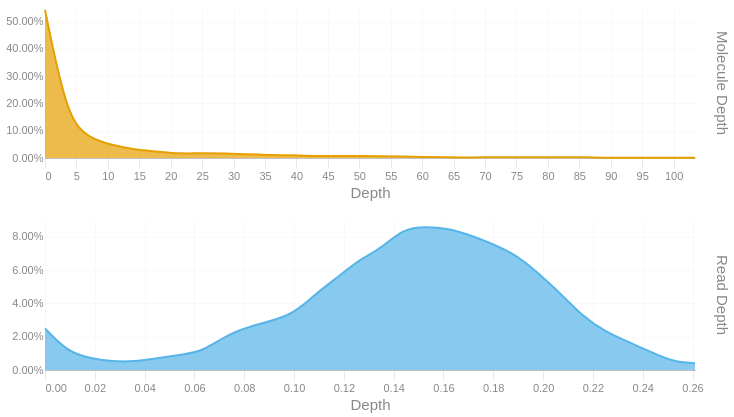

The cell this chart's notebook holds for it:
### Code cell
readdep = depth_hist(tb['Read Depth'], q99, 3)
readdep = readdep.with_columns(pl.lit('Read Depth').alias('Metric'))
if not SKIPLR:
    moldep = depth_hist(tb['Molecule Depth'], mol_q99, 1)
    moldep = moldep.with_columns(pl.lit('Molecule Depth').alias('Metric'))
    _hist = pl.concat([readdep, moldep])
    _hist = _hist.filter(pl.col('Proportion') != 0)
    with SafeRender(_hist):
        (
            alt.Chart(_hist)        
            .mark_area(interpolate = "basis")
            .encode(
                x=alt.X('Bin:Q').scale(domainMin=0).axis(alt.Axis(title='Depth')),
                y = alt.Y('Proportion:Q', title = None).axis(format = '.2%'),
                color = alt.Color('Metric:N').legend(None),
                row = alt.Row("Metric:N").header(title = None, labelOrient = 'right'),
                tooltip = [
                    alt.Tooltip("Metric:N", title = "Metric"),
                    alt.Tooltip('Interval:N', title = "Depth Interval"),
                    alt.Tooltip('Proportion:Q', title = "% Alignments").format('.2%')
                ]
            )
            .resolve_scale(x='independent', y='independent')
            .properties(
                height = 150, width = 650,
                usermeta={'embedOptions': {'downloadFileName': f'{samplename}.depth.hist'}}
            )
        ).display()
else:
    readdep = readdep.filter(pl.col('Proportion') != 0)
    with SafeRender(readdep):
        (
            alt.Chart(readdep)        
            .mark_area(interpolate = "basis")
            .encode(
                x=alt.X('Bin:Q').scale(domainMin=0).axis(alt.Axis(title='Depth')),
                y = alt.Y('Proportion:Q', title = None).axis(format = '.2%'),
                tooltip = [
                    alt.Tooltip('Interval:N', title = "Depth Interval"),
                    alt.Tooltip('Proportion:Q', title = "% Alignments").format('.2%')
                ]
            )
            .properties(
                usermeta={'embedOptions': {'downloadFileName': f'{samplename}.depth.hist'}}
            )
        ).display()

### Figure 1 — Vega-Lite specification as saved in the notebook (floating-point values rounded to 4 significant figures)
{"width": 650, "height": 150, "config": {"title": {"anchor": "start", "dy": -15, "fontSize": 18, "color": "#888888", "subtitleColor": "#888888", "subtitleFontSize": 14}, "arc": {"fill": "#0072B2"}, "axis": {"domainColor": "#888888", "domainWidth": 0.5, "gridWidth": 0.2, "grid": false, "titleFontWeight": 400, "titleFontSize": 15, "labelFontSize": 11, "labelColor": "#888888", "tickColor": "#888888", "tickWidth": 0.2, "titleColor": "#888888"}, "axisBand": {"grid": false}, "axisX": {"grid": true, "tickSize": 10, "domainCap": "round"}, "axisY": {"domain": false, "grid": true, "tickSize": 0, "domainCap": "round"}, "background": "transparent", "header": {"labelFontSize": 15, "labelColor": "#888888", "titleFontSize": 15, "titleFontWeight": 600, "titleColor": "#888888"}, "legend": {"labelFont": "sans-serif", "labelFontSize": 12, "labelColor": "#888888", "symbolSize": 100, "symbolType": "circle", "titleFontSize": 12, "titlePadding": 10, "titleColor": "#888888", "title": null}, "range": {"category": ["#E69F00", "#56B4E9", "#009E73", "#F0E442", "#0072B2", "#D55E00", "#CC79A7", "#000000"], "diverging": ["#cfe8f3", "#a2d4ec", "#73bfe2", "#46abdb", "#1696d2", "#12719e"]}, "area": {"fill": "#0072B2", "fillOpacity": 0.7, "line": true, "strokeOpacity": 0.7}, "line": {"color": "#0072B2", "stroke": "#0072B2", "strokeWidth": 2}, "trail": {"color": "#0072B2", "stroke": "#0072B2", "strokeWidth": 0, "size": 1}, "point": {"filled": true, "fillOpacity": 1.0, "size": 95}, "text": {"color": "#888888", "fontSize": 11, "align": "right", "fontWeight": 400, "size": 11}, "bar": {"fill": "#0072B2", "stroke": null}, "view": {"stroke": null, "continuousWidth": 660, "continuousHeight": 400}}, "data": {"name": "data-7cbbfe1a15ea788b9f87f9b7e708b81f"}, "mark": {"type": "area", "interpolate": "basis"}, "encoding": {"color": {"field": "Metric", "legend": null, "type": "nominal"}, "row": {"field": "Metric", "header": {"title": null, "labelOrient": "right"}, "type": "nominal"}, "tooltip": [{"field": "Metric", "title": "Metric", "type": "nominal"}, {"field": "Interval", "title": "Depth Interval", "type": "nominal"}, {"field": "Proportion", "format": ".2%", "title": "% Alignments", "type": "quantitative"}], "x": {"axis": {"title": "Depth"}, "field": "Bin", "scale": {"domainMin": 0}, "type": "quantitative"}, "y": {"axis": {"format": ".2%"}, "field": "Proportion", "title": null, "type": "quantitative"}}, "resolve": {"scale": {"x": "independent", "y": "independent"}}, "usermeta": {"embedOptions": {"downloadFileName": "S3_Annapolis_036.depth.hist"}}, "$schema": "https://vega.github.io/schema/vega-lite/v6.1.0.json", "datasets": {"data-7cbbfe1a15ea788b9f87f9b7e708b81f": [{"Bin": 0.0, "Interval": "0.0-0.009", "Proportion": 0.025, "Metric": "Read Depth"}, {"Bin": 0.009, "Interval": "0.009-0.018", "Proportion": 0.011, "Metric": "Read Depth"}, {"Bin": 0.018, "Interval": "0.018-0.027", "Proportion": 0.007, "Metric": "Read Depth"}, {"Bin": 0.027, "Interval": "0.027-0.036", "Proportion": 0.005, "Metric": "Read Depth"}, {"Bin": 0.036, "Interval": "0.036-0.045", "Proportion": 0.005, "Metric": "Read Depth"}, {"Bin": 0.045, "Interval": "0.045-0.054", "Proportion": 0.007, "Metric": "Read Depth"}, {"Bin": 0.054, "Interval": "0.054-0.063", "Proportion": 0.009, "Metric": "Read Depth"}, {"Bin": 0.063, "Interval": "0.063-0.072", "Proportion": 0.011, "Metric": "Read Depth"}, {"Bin": 0.072, "Interval": "0.072-0.081", "Proportion": 0.02, "Metric": "Read Depth"}, {"Bin": 0.081, "Interval": "0.081-0.09", "Proportion": 0.026, "Metric": "Read Depth"}, {"Bin": 0.099, "Interval": "0.099-0.108", "Proportion": 0.032, "Metric": "Read Depth"}, {"Bin": 0.108, "Interval": "0.108-0.117", "Proportion": 0.045, "Metric": "Read Depth"}, {"Bin": 0.117, "Interval": "0.117-0.126", "Proportion": 0.055, "Metric": "Read Depth"}, {"Bin": 0.126, "Interval": "0.126-0.135", "Proportion": 0.066, "Metric": "Read Depth"}, {"Bin": 0.135, "Interval": "0.135-0.144", "Proportion": 0.073, "Metric": "Read Depth"}, {"Bin": 0.144, "Interval": "0.144-0.153", "Proportion": 0.085, "Metric": "Read Depth"}, {"Bin": 0.153, "Interval": "0.153-0.162", "Proportion": 0.086, "Metric": "Read Depth"}, {"Bin": 0.162, "Interval": "0.162-0.171", "Proportion": 0.085, "Metric": "Read Depth"}, {"Bin": 0.171, "Interval": "0.171-0.18", "Proportion": 0.081, "Metric": "Read Depth"}, {"Bin": 0.189, "Interval": "0.189-0.198", "Proportion": 0.07, "Metric": "Read Depth"}, {"Bin": 0.198, "Interval": "0.198-0.207", "Proportion": 0.058, "Metric": "Read Depth"}, {"Bin": 0.207, "Interval": "0.207-0.216", "Proportion": 0.046, "Metric": "Read Depth"}, {"Bin": 0.216, "Interval": "0.216-0.225", "Proportion": 0.032, "Metric": "Read Depth"}, {"Bin": 0.225, "Interval": "0.225-0.234", "Proportion": 0.023, "Metric": "Read Depth"}, {"Bin": 0.234, "Interval": "0.234-0.243", "Proportion": 0.017, "Metric": "Read Depth"}, {"Bin": 0.243, "Interval": "0.243-0.252", "Proportion": 0.011, "Metric": "Read Depth"}, {"Bin": 0.252, "Interval": "0.252-0.261", "Proportion": 0.005, "Metric": "Read Depth"}, {"Bin": 0.261, "Interval": "0.261-0.27", "Proportion": 0.004, "Metric": "Read Depth"}, {"Bin": 0.0, "Interval": "0.0-3.6", "Proportion": 0.543, "Metric": "Molecule Depth"}, {"Bin": 3.6, "Interval": "3.6-7.1", "Proportion": 0.139, "Metric": "Molecule Depth"}, {"Bin": 7.1, "Interval": "7.1-10.7", "Proportion": 0.073, "Metric": "Molecule Depth"}, {"Bin": 10.7, "Interval": "10.7-14.3", "Proportion": 0.047, "Metric": "Molecule Depth"}, {"Bin": 14.3, "Interval": "14.3-17.8", "Proportion": 0.03, "Metric": "Molecule Depth"}, {"Bin": 17.8, "Interval": "17.8-21.4", "Proportion": 0.024, "Metric": "Molecule Depth"}, {"Bin": 21.4, "Interval": "21.4-25.0", "Proportion": 0.015, "Metric": "Molecule Depth"}, {"Bin": 25.0, "Interval": "25.0-28.5", "Proportion": 0.018, "Metric": "Molecule Depth"}, {"Bin": 28.5, "Interval": "28.5-32.1", "Proportion": 0.017, "Metric": "Molecule Depth"}, {"Bin": 32.1, "Interval": "32.1-35.7", "Proportion": 0.013, "Metric": "Molecule Depth"}, {"Bin": 35.7, "Interval": "35.7-39.2", "Proportion": 0.011, "Metric": "Molecule Depth"}, {"Bin": 39.2, "Interval": "39.2-42.8", "Proportion": 0.01, "Metric": "Molecule Depth"}, {"Bin": 42.8, "Interval": "42.8-46.4", "Proportion": 0.007, "Metric": "Molecule Depth"}, {"Bin": 46.4, "Interval": "46.4-49.9", "Proportion": 0.008, "Metric": "Molecule Depth"}, {"Bin": 49.9, "Interval": "49.9-53.5", "Proportion": 0.007, "Metric": "Molecule Depth"}, {"Bin": 53.5, "Interval": "53.5-57.1", "Proportion": 0.007, "Metric": "Molecule Depth"}, {"Bin": 57.1, "Interval": "57.1-60.6", "Proportion": 0.006, "Metric": "Molecule Depth"}, {"Bin": 60.6, "Interval": "60.6-64.2", "Proportion": 0.004, "Metric": "Molecule Depth"}, {"Bin": 64.2, "Interval": "64.2-67.8", "Proportion": 0.002, "Metric": "Molecule Depth"}, {"Bin": 67.8, "Interval": "67.8-71.3", "Proportion": 0.002, "Metric": "Molecule Depth"}, {"Bin": 71.3, "Interval": "71.3-74.9", "Proportion": 0.003, "Metric": "Molecule Depth"}, {"Bin": 74.9, "Interval": "74.9-78.5", "Proportion": 0.002, "Metric": "Molecule Depth"}, {"Bin": 78.5, "Interval": "78.5-82.0", "Proportion": 0.003, "Metric": "Molecule Depth"}, {"Bin": 82.0, "Interval": "82.0-85.6", "Proportion": 0.002, "Metric": "Molecule Depth"}, {"Bin": 85.6, "Interval": "85.6-89.2", "Proportion": 0.003, "Metric": "Molecule Depth"}, {"Bin": 89.2, "Interval": "89.2-92.7", "Proportion": 0.001, "Metric": "Molecule Depth"}, {"Bin": 92.7, "Interval": "92.7-96.3", "Proportion": 0.001, "Metric": "Molecule Depth"}, {"Bin": 96.3, "Interval": "96.3-99.9", "Proportion": 0.001, "Metric": "Molecule Depth"}, {"Bin": 99.9, "Interval": "99.9-103.4", "Proportion": 0.001, "Metric": "Molecule Depth"}, {"Bin": 103.4, "Interval": "103.4-107.0", "Proportion": 0.001, "Metric": "Molecule Depth"}]}}
